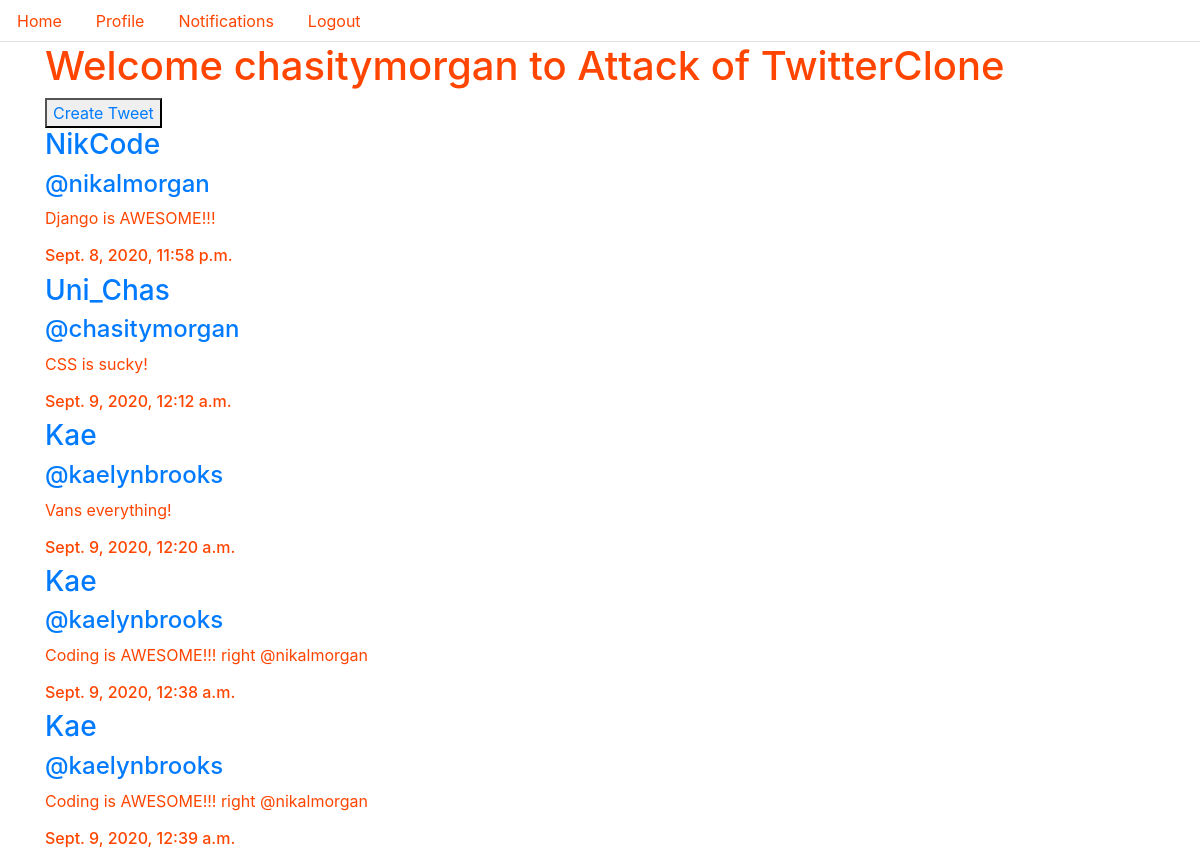
Page / (signed in) on the committed database.
### twitteruser/models.py (models this page shows, shortened)
class TwitterUser(AbstractUser):
    display_name = models.CharField(max_length=120, blank=True, null=True)
    followers = models.ManyToManyField('self', symmetrical=False, blank=True)
    REQUIRED_FIELDS = ['display_name', 'first_name', 'last_name', 'email']

### tweet/models.py (models this page shows, shortened)
class Tweet(models.Model):
    body = models.CharField(max_length=140)
    madeBy = models.ForeignKey(TwitterUser, on_delete=models.CASCADE)
    date = models.DateTimeField(default=timezone.now)

### twitteruser/views.py (the view)
# urls.py: path('', twitteruserviews.index, name='homepage'),
def index(request):
    tweets = Tweet.objects.all()
    return render(request, 'index.html' , {'tweets': tweets})

### templates/index.html (shortened to what this page needs)
<!DOCTYPE html>
<html lang="en">
<head>
    <link rel="stylesheet" href="https://stackpath.bootstrapcdn.com/bootstrap/4.5.1/css/bootstrap.min.css"
>
</head>
<body>
    <ul class="nav nav-tabs" style="color: orangered;">
        {% if request.user.is_authenticated %}
        <li class="nav-item">
            <a class="nav-link {{index}}" href="/home/" style="color: orangered;">Home</a>
        </li>
        <li class="nav-item">
            <a class="nav-link" href="/profile/{{request.user.username}}/" style="color: orangered;">Profile</a>
        </li>
        <li class="nav-item">
            <a class="nav-link" href="/notification/" style="color: orangered;">Notifications</a>
        </li>
        <li class="nav-item">
            <a class="nav-link " href="/logout/" style="color: orangered;">Logout</a>
        </li>
        {% endif %}
    </ul>
    <div class="container" style="color: orangered;">
        {% if request.user.is_authenticated %}
        <h1>Welcome {{request.user.username}} to Attack of TwitterClone</h1>
        {% else %}
        <h1>Welcome to Attack of TwitterClone</h1>
        {% endif %}
        <div>
            <button><a href="/tweet/">Create Tweet</a></button>
        </div>
        <div>
            {% for tweet in tweets%}
            <div>
                <h3><a href="/profile/{{ tweet.madeBy.username}}/">{{ tweet.madeBy.display_name}}</a></h3>
                <h4><a href="/profile/{{ tweet.madeBy.username}}/">@{{ tweet.madeBy.username}}</a></h4>
                <p>{{ tweet.body}}</p>
                <h6>{{ tweet.date}}</h6>
            </div>
            {% endfor %}
        </div>
    </div>
</body>
</html>

### rows in the picture
TwitterUser: user.username "chasitymorgan"
Tweet: madeBy.display_name "NikCode", madeBy.username "nikalmorgan", body "Django is AWESOME!!!", date "Sept. 8, 2020, 11:58 p.m."
Tweet: madeBy.display_name "Uni_Chas", madeBy.username "chasitymorgan", body "CSS is sucky!", date "Sept. 9, 2020, 12:12 a.m."
Tweet: madeBy.display_name "Kae", madeBy.username "kaelynbrooks", body "Vans everything!", date "Sept. 9, 2020, 12:20 a.m."
Tweet: madeBy.display_name "Kae", madeBy.username "kaelynbrooks", body "Coding is AWESOME!!! right @nikalmorgan", date "Sept. 9, 2020, 12:38 a.m."
Tweet: madeBy.display_name "Kae", madeBy.username "kaelynbrooks", body "Coding is AWESOME!!! right @nikalmorgan", date "Sept. 9, 2020, 12:39 a.m."
